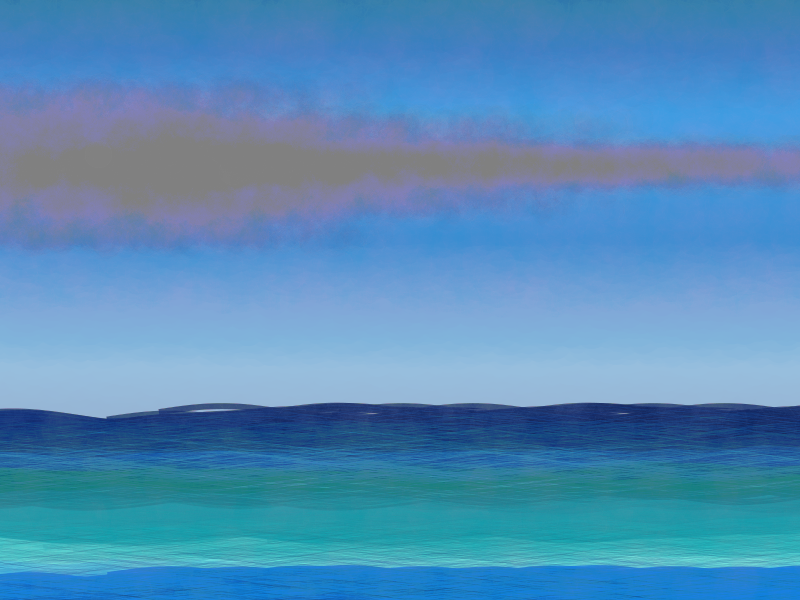

Write the R code that produced this figure.
## ---- chunk 1
#=============================================================================#
#Lbrary Load-in----------------------------------------------------------------
#=============================================================================#
library(dplyr) #Data Wrangling
library(purrr) #List manipulation/iteration
library(ggplot2) #Plotting

#=============================================================================#
#Data Set-up-------------------------------------------------------------------
#=============================================================================#

#number of waves#
n = 1000

#Limits of the page#
xmin <- 0
xmax <- 20

ymin <- 0
ymax <- 10

#Color Options#
sky_colors <- colorRampPalette(c("#94A4C4", "#98BFDE", "#2C8ED1", "#2F9DE2", "#2063A5"))(n)

water_colors <- colorRampPalette(c("#016ADF", "#0086E0", "#57E2DD", "#00A7B2", "#1095A6", "#016074","#08389E", "#001247"))(n)


#Wave Compilation#
wave_part <- tibble(x = seq(xmin, xmax, length.out = n),
                   y = sin(x)/10) 

wavex <- rep_along(1:n, seq(-10,10, length.out = 100))
wavey <- seq(0,3, length.out = n)

wave_opts <- list(wavex,
                  wavey,
                  water_colors,
                  1:n)
#=============================================================================#
#Data Compilation--------------------------------------------------------------
#=============================================================================#
waves <- pmap_df(wave_opts, ~ wave_part |>
                   mutate(x = x + jitter(..1, amount = 3),
                          y = y + jitter(..2, amount = .2),
                          color = ..3,
                          group = paste0("wave_",..4)))

#Sky Data#
sky_slice <- tibble(x = seq(0,20, length.out = n),
                    y = 2.5)

skyy <- seq(0,8.5, length.out = n)

sky <- map2_df(skyy, sky_colors, ~sky_slice |>
                 mutate(y = y + .x,
                        color = .y,
                        group = "sky"))

#Cloud Data#
x_end <- c(5,11,20)
ybottom <- c(6,6.5,7)
ytop <- c(8.5,8,7.5)

cloud_opts <- list(x_end,ybottom,ytop)
cloud_box <- pmap_df(cloud_opts, ~tibble(x = seq(0,..1, length.out = 20),
                                         y = seq(..2, ..3, length.out = 20),
                                         group = "cloud") |>
                       expand.grid())

#Colors for clouds#
grays <- colorRampPalette(c("#666666", "#ffffff"))(nrow(cloud_box))

#Overall texture#
texture <- tibble(x= seq(xmin,xmax, length.out = 20),
                  y = seq(ymin,ymax, length.out = 20),
                  group = "texture") |>
  expand.grid()

#=============================================================================#
#Final Piece-------------------------------------------------------------------
#=============================================================================#
waves |>
  ggplot(aes(x,y, group = group))+
  theme_void()+
  geom_point(data = sky, 
             color = sky$color, 
             position = position_jitter(width = .4, height = .6), 
             size = sample(seq(.1,10, length.out = 25), nrow(sky), replace = TRUE))+
  geom_path(color = waves$color, 
            linewidth = 2, 
            alpha = .8)+
  geom_path(color = rev(waves$color), 
            linewidth = .1, 
            alpha = .2)+
  geom_point(data = cloud_box, 
             size = sample(seq(5,10, length.out = 30), nrow(cloud_box), replace = TRUE), 
             alpha = .01, position = position_jitter(width = 5, height = .1), 
             color = sample(grays)) +
  geom_point(data = texture, 
             size = sample(seq(10,20, length.out = 50), nrow(texture), replace = TRUE), 
             alpha = .002, color = "#ffffff", 
             position = position_jitter(width = .5, height = .4))+
  coord_cartesian(xlim = c(xmin,xmax),
                  ylim = c(ymin,ymax),
                  expand = FALSE)

#To save the output:
# ggsave("images/15.png",
#        dev = "png",
#        dpi = 300)
